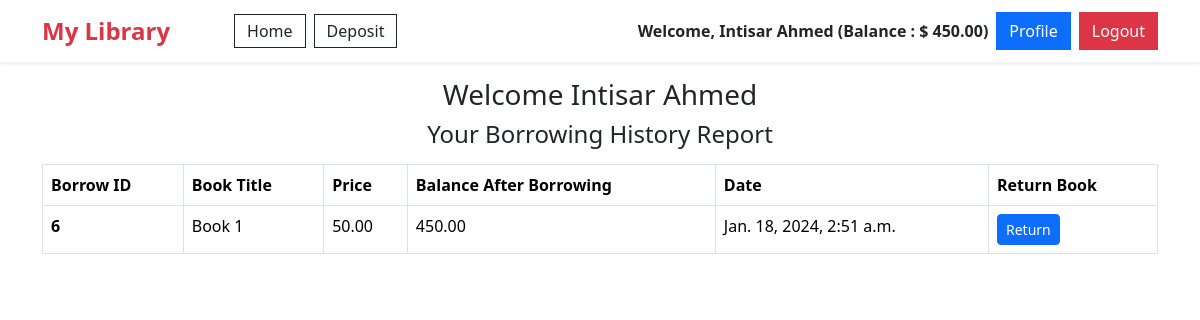
The page /account/profile/ (signed in) on the database its author committed.
### account/models.py (models this page shows, shortened)
class UserProfile(models.Model):
    user = models.OneToOneField(User, related_name='account', on_delete=models.CASCADE)
    balance = models.DecimalField(max_digits=12, decimal_places=2, default=0)

### book/models.py (models this page shows, shortened)
class userBorrowed(models.Model):
    author = models.ForeignKey(User, on_delete=models.CASCADE)
    book = models.ForeignKey(Book, on_delete=models.CASCADE)
    price = models.DecimalField(max_digits=12, decimal_places=2)
    borrowing_date = models.DateTimeField(auto_now_add=True)

class Book(models.Model):
    title = models.CharField(max_length=150)
    description = models.TextField()
    category = models.ManyToManyField(Category)
    borrowing_price = models.DecimalField(max_digits=12, decimal_places=2)
    image = models.ImageField(upload_to='book/media/uploads/', blank = True, null = True)

### account/views.py (the view)
# urls.py: path('profile/', views.profile, name='profile'),
@login_required
def profile(request):
    data = userBorrowed.objects.filter(author = request.user)
    return render(request, 'profile.html',{'data':data})

### account/templates/profile.html
{% extends 'base.html' %}
{% block content %}
{% if user.is_authenticated %}
<h3 class="text-center mt-3">Welcome {{user.first_name}}</h3>
{% endif %}
<h4 class="text-center mb-3">Your Borrowing History Report</h4>
<table class="table table-hover table-bordered ">
    <thead>
        <tr>
            <th scope="col">Borrow ID</th>
            <th scope="col">Book Title</th>
            <th scope="col">Price</th>
            <th scope="col">Balance After Borrowing</th>
            <th scope="col">Date</th>
            <th scope="col">Return Book</th>
        </tr>
    </thead>
    <tbody>
        {% for book in data %}
        <tr>
            <th scope="row">{{book.id}}</th>
            <td>{{book.book.title}}</td>
            <td>{{book.price}}</td>
            <td>{{book.author.account.balance}}</td>
            <td>{{book.borrowing_date}}</td>
            <td> <a href="{% url 'return_book' book.id%}" class="btn btn-primary btn-sm ">Return</a> </td>
        </tr>
        {% endfor %}
    </tbody>
</table>
{% endblock %}

### templates/base.html (shortened to what this page needs)
{% load static %}
<!DOCTYPE html>
<html lang="en">
<head>
    <link href="https://cdn.jsdelivr.net/npm/bootstrap@5.3.2/dist/css/bootstrap.min.css" rel="stylesheet"
>
</head>
<body>
    <nav class="navbar navbar-expand-lg shadow-sm ">
        <div class=" container">
            <a class="navbar-brand text-danger fw-bold fs-4" href="{% url 'home' %}">My Library</a>
            <div class="collapse navbar-collapse gap-2 " id="navbarNavAltMarkup">
                <div class="navbar-nav  ps-lg-5 item-nav gap-2">
                    <a class="btn btn-outline-dark rounded-0 py-1" aria-current="page" href="{% url 'home' %}">Home</a>
                    {% if user.is_authenticated %}
                    <a class="btn btn-outline-dark rounded-0 py-1" aria-current="page"
                        href="{% url 'deposit_money' %}">Deposit</a>
                    {% endif %}
                </div>
                <div class="navbar-nav  item-nav gap-2 ms-lg-auto 2 align-items-center ">
                    {% if user.is_authenticated %}
                    <div class="fw-bold ">Welcome, {{ request.user.first_name }} (Balance : $
                        {{request.user.account.balance}}) </div>
                    <a href="{% url 'profile' %}" class="btn btn-primary rounded-0">Profile</a>
                    <form method="post" action="{% url 'logout' %}">
                        <button type="submit" class="btn btn-danger rounded-0"> Logout</button>
                    </form>
                    {% else%}
                    <a href="{% url 'register' %}" class="btn btn-outline-danger rounded-0">Sign Up</a>
                    <a href="{% url 'login' %}" class="btn btn-danger rounded-0">Login</a>
                    {% endif %}
                </div>
            </div>
        </div>
    </nav>
    <section class="container ">
        {% block content %}
        {% endblock %}
    </section>
</body>
</html>

### rows shown on the page
userBorrowed: id "6", book "Book 1", price "50.00", author.account.balance "450.00", borrowing_date "Jan. 18, 2024, 2:51 a.m."

### other values the page prints
{{ request.user.first_name }} "Intisar Ahmed"
{{ request.user.account.balance }} "450.00"
{{ user.first_name }} "Intisar Ahmed"
